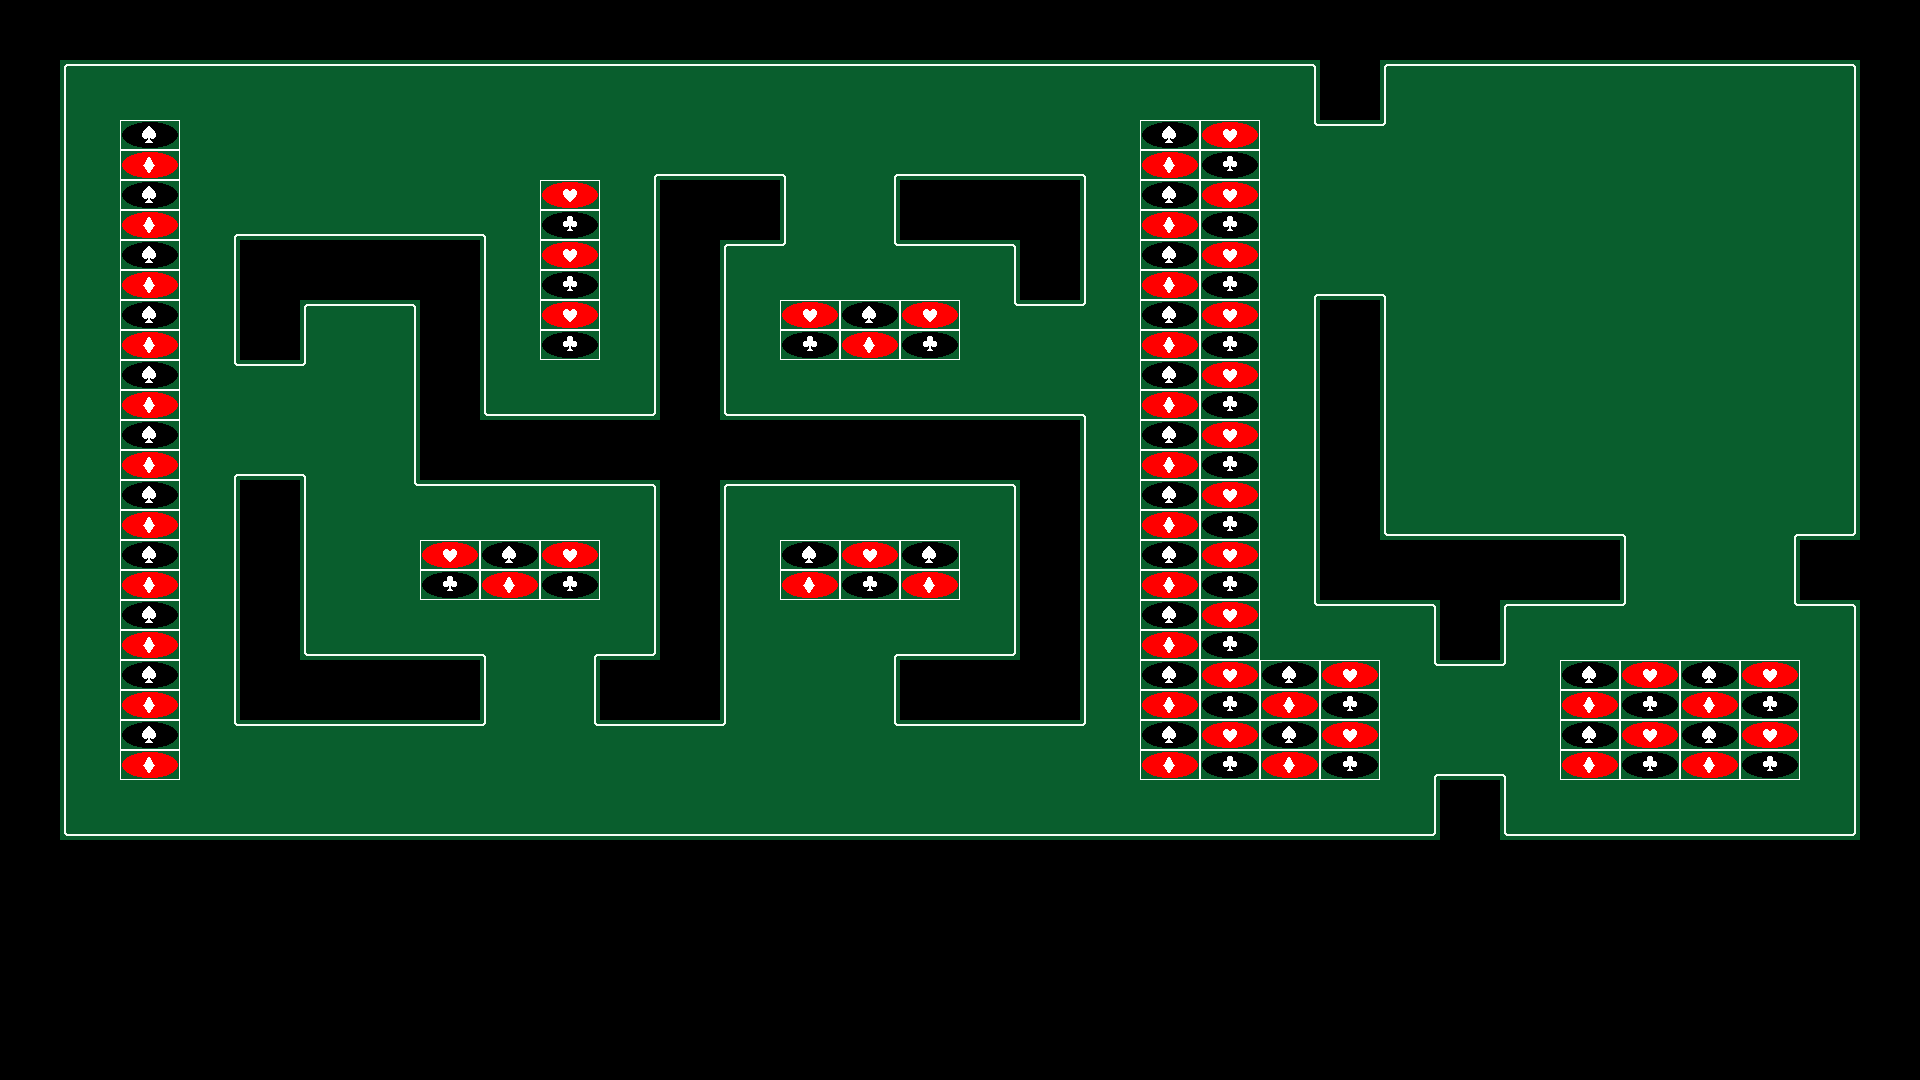

Rendered tile map (Tiled .tmx) drawn with the repository's tilesets; below, a short description and the full map source, tile grids included:
An orthogonal 32x18 tile map with 60x60 px tiles, 2 tile layers (background, main), 1 hidden layer not drawn, 2 tilesets and 30 objects (10x moneybag, 9x luckybox, 6x diamond, 4x spawn, roulette).

<map version="1.0" orientation="orthogonal" renderorder="right-down" width="32" height="18" tilewidth="60" tileheight="60" nextobjectid="64">
 <tileset firstgid="1" source="untitled.tsx" />
 <tileset firstgid="257" source="untitled2.tsx" />
 <layer name="background" width="32" height="18">
  <data encoding="csv">
0,0,0,0,0,0,0,0,0,0,0,0,0,0,0,0,0,0,0,0,0,0,0,0,0,0,0,0,0,0,0,0,
0,17,18,18,18,18,18,18,18,18,18,18,18,18,18,18,18,18,18,18,18,19,0,17,18,18,18,18,18,18,19,0,
0,33,66,34,34,34,34,34,34,34,20,50,50,21,20,50,50,50,21,66,67,36,18,37,34,34,34,34,34,34,35,0,
0,33,66,20,50,50,50,50,21,67,35,0,0,33,35,0,0,0,33,66,67,34,34,34,34,34,34,34,34,34,35,0,
0,33,66,35,0,0,0,0,33,67,35,0,17,37,36,18,19,0,33,66,67,20,50,21,34,34,34,34,34,34,35,0,
0,33,66,35,0,17,19,0,33,67,35,0,33,67,66,67,36,18,37,66,67,35,0,33,34,34,34,34,34,34,35,0,
0,33,66,36,18,37,35,0,49,50,51,0,49,50,50,50,50,50,21,66,67,35,0,33,34,34,34,34,34,34,35,0,
0,33,66,20,50,21,35,0,0,0,0,0,0,0,0,0,0,0,33,66,67,35,0,33,34,34,34,34,34,34,35,0,
0,33,66,35,0,33,36,18,18,18,19,0,17,18,18,18,19,0,33,66,67,35,0,49,50,50,50,21,34,20,51,0,
0,33,66,35,0,33,34,67,66,67,35,0,33,66,67,66,35,0,33,66,67,35,0,0,0,0,0,33,34,35,0,0,
0,33,66,35,0,49,50,50,21,20,51,0,33,34,20,50,51,0,33,66,67,36,18,19,0,17,18,37,34,36,19,0,
0,33,66,35,0,0,0,0,33,35,0,0,33,34,35,0,0,0,33,66,67,66,67,36,18,37,66,67,66,67,35,0,
0,33,66,36,18,18,18,18,37,36,18,18,37,34,36,18,18,18,37,66,67,66,67,20,50,21,66,67,66,67,35,0,
0,49,50,50,50,50,50,50,50,50,50,50,50,50,50,50,50,50,50,50,50,50,50,51,0,49,50,50,50,50,51,0,
0,0,0,0,0,0,0,0,0,0,0,0,0,0,0,0,0,0,0,0,0,0,0,0,0,0,0,0,0,0,0,0,
0,0,0,0,0,0,0,0,0,0,0,0,0,0,0,0,0,0,0,0,0,0,0,0,0,0,0,0,0,0,0,0,
0,0,0,0,0,0,0,0,0,0,0,0,0,0,0,0,0,0,0,0,0,0,0,0,0,0,0,0,0,0,0,0,
0,0,0,0,0,0,0,0,0,0,0,0,0,0,0,0,0,0,0,0,0,0,0,0,0,0,0,0,0,0,0,0
</data>
 </layer>
 <layer name="extras" width="32" height="18" visible="0">
  <data encoding="csv">
0,0,0,0,0,0,0,0,0,0,0,0,0,0,0,0,0,0,0,0,0,0,0,0,0,0,0,0,0,0,0,0,
0,0,0,0,0,0,0,0,0,0,0,0,0,0,0,0,0,0,0,0,0,0,0,0,0,0,0,0,0,0,0,0,
0,0,0,283,0,0,0,0,0,0,283,0,0,0,0,0,0,0,0,0,0,0,0,0,0,0,267,0,266,0,0,0,
0,0,0,0,0,0,0,283,282,266,0,0,0,0,0,0,0,0,0,0,0,0,0,0,0,282,283,0,0,0,0,0,
0,0,266,0,0,0,0,0,0,283,0,0,0,0,0,0,0,0,0,0,0,0,0,0,0,0,0,0,0,0,0,0,
0,0,282,0,0,0,0,0,267,0,0,0,0,0,0,0,0,0,0,0,0,0,0,0,0,0,0,0,0,0,0,0,
0,0,0,267,0,0,0,266,0,283,0,0,0,0,0,0,0,0,0,0,0,0,0,0,0,0,0,0,0,0,0,0,
0,0,0,283,0,0,0,0,0,0,0,0,0,0,0,0,0,0,0,0,0,267,283,0,0,0,0,283,267,0,0,0,
0,0,0,0,0,0,0,0,0,0,0,0,0,0,0,0,0,0,0,0,0,266,0,0,0,0,0,0,0,283,0,0,
0,0,0,0,0,0,0,0,0,0,0,0,0,0,0,0,0,0,0,0,0,0,0,0,0,0,0,266,282,0,0,0,
0,0,0,0,0,0,0,0,0,0,0,0,283,0,0,0,0,0,0,0,0,0,0,0,0,0,0,0,283,282,0,0,
0,0,0,267,283,266,0,0,0,0,0,0,267,0,0,0,0,0,0,0,0,0,0,0,0,0,0,0,0,0,0,0,
0,0,0,0,282,0,0,283,0,0,0,266,0,0,0,0,283,0,0,0,282,0,0,266,0,0,0,283,0,0,0,0,
0,0,0,0,0,0,0,0,0,0,0,0,0,0,0,0,0,0,0,0,0,0,0,0,0,0,0,0,0,0,0,0,
0,0,0,0,0,0,0,0,0,0,0,0,0,0,0,0,0,0,0,0,0,0,0,0,0,0,0,0,0,0,0,0,
0,0,0,0,0,0,0,0,0,0,0,0,0,0,0,0,0,0,0,0,0,0,0,0,0,0,0,0,0,0,0,0,
0,0,0,0,0,0,0,0,0,0,0,0,0,0,0,0,0,0,0,0,0,0,0,0,0,0,0,0,0,0,0,0,
0,0,0,0,0,0,0,0,0,0,0,0,0,0,0,0,0,0,0,0,0,0,0,0,0,0,0,0,0,0,0,0
</data>
 </layer>
 <layer name="main" width="32" height="18">
  <data encoding="csv">
1,1,1,1,1,1,1,1,1,1,1,1,1,1,1,1,1,1,1,1,1,1,1,1,1,1,1,1,1,1,1,1,
1,0,0,0,0,0,0,0,0,0,0,0,0,0,0,0,0,0,0,0,0,0,1,0,0,0,0,0,0,0,0,1,
1,0,0,0,0,0,0,0,0,0,0,0,0,0,0,0,0,0,0,0,0,0,0,0,0,0,0,0,0,0,0,1,
1,0,0,0,0,0,0,0,0,0,0,1,1,0,0,1,1,1,0,0,0,0,0,0,0,0,0,0,0,0,0,1,
1,0,0,0,1,1,1,1,0,0,0,1,0,0,0,0,0,1,0,0,0,0,0,0,0,0,0,0,0,0,0,1,
1,0,0,0,1,0,0,1,0,0,0,1,0,0,0,0,0,0,0,0,0,0,1,0,0,0,0,0,0,0,0,1,
1,0,0,0,0,0,0,1,0,0,0,1,0,0,0,0,0,0,0,0,0,0,1,0,0,0,0,0,0,0,0,1,
1,0,0,0,0,0,0,1,1,1,1,1,1,1,1,1,1,1,0,0,0,0,1,0,0,0,0,0,0,0,0,1,
1,0,0,0,1,0,0,0,0,0,0,1,0,0,0,0,0,1,0,0,0,0,1,0,0,0,0,0,0,0,0,1,
1,0,0,0,1,0,0,0,0,0,0,1,0,0,0,0,0,1,0,0,0,0,1,1,1,1,1,0,0,0,1,1,
1,0,0,0,1,0,0,0,0,0,0,1,0,0,0,0,0,1,0,0,0,0,0,0,1,0,0,0,0,0,0,1,
1,0,0,0,1,1,1,1,0,0,1,1,0,0,0,1,1,1,0,0,0,0,0,0,0,0,0,0,0,0,0,1,
1,0,0,0,0,0,0,0,0,0,0,0,0,0,0,0,0,0,0,0,0,0,0,0,0,0,0,0,0,0,0,1,
1,0,0,0,0,0,0,0,0,0,0,0,0,0,0,0,0,0,0,0,0,0,0,0,1,0,0,0,0,0,0,1,
1,1,1,1,1,1,1,1,1,1,1,1,1,1,1,1,1,1,1,1,1,1,1,1,1,1,1,1,1,1,1,1,
1,1,1,1,1,1,1,1,1,1,1,1,1,1,1,1,1,1,1,1,1,1,1,1,1,1,1,1,1,1,1,1,
1,1,1,1,1,1,1,1,1,1,1,1,1,1,1,1,1,1,1,1,1,1,1,1,1,1,1,1,1,1,1,1,
1,1,1,1,1,1,1,1,1,1,1,1,1,1,1,1,1,1,1,1,1,1,1,1,1,1,1,1,1,1,1,1
</data>
 </layer>
 <objectgroup name="objects">
  <object id="20" type="luckybox" gid="275" x="510" y="720" width="60" height="60" />
  <object id="21" type="luckybox" gid="275" x="780" y="720" width="60" height="60" />
  <object id="24" type="luckybox" gid="275" x="240" y="450" width="60" height="60" />
  <object id="25" type="spawn" x="735" y="345" width="60" height="60">
   <ellipse />
  </object>
  <object id="26" type="luckybox" gid="275" x="1440" y="750" width="60" height="60" />
  <object id="27" type="roulette" x="1470" y="150" width="300" height="300">
   <ellipse />
  </object>
  <object id="34" type="luckybox" gid="275" x="810" y="240" width="60" height="60" />
  <object id="35" type="luckybox" gid="275" x="1320" y="240" width="60" height="60" />
  <object id="36" type="luckybox" gid="275" x="1680" y="600" width="60" height="60" />
  <object id="37" type="spawn" x="585" y="345" width="60" height="60">
   <ellipse />
  </object>
  <object id="38" type="spawn" x="585" y="495" width="60" height="60">
   <ellipse />
  </object>
  <object id="39" type="spawn" x="735" y="495" width="60" height="60">
   <ellipse />
  </object>
  <object id="40" type="moneybag" gid="292" x="1395" y="525" width="60" height="60" />
  <object id="41" type="moneybag" gid="292" x="420" y="225" width="60" height="60" />
  <object id="42" type="moneybag" gid="292" x="75" y="825" width="60" height="60" />
  <object id="43" type="moneybag" gid="292" x="75" y="135" width="60" height="60" />
  <object id="44" type="moneybag" gid="292" x="945" y="315" width="60" height="60" />
  <object id="45" type="moneybag" gid="292" x="1785" y="135" width="60" height="60" />
  <object id="48" type="moneybag" gid="292" x="945" y="555" width="60" height="60" />
  <object id="51" type="diamond" gid="307" x="885" y="405" width="60" height="60" />
  <object id="52" type="diamond" gid="307" x="1395" y="135" width="60" height="60" />
  <object id="55" type="diamond" gid="307" x="945" y="645" width="60" height="60" />
  <object id="56" type="diamond" gid="307" x="1785" y="525" width="60" height="60" />
  <object id="57" type="moneybag" gid="292" x="315" y="645" width="60" height="60" />
  <object id="58" type="moneybag" gid="292" x="1785" y="825" width="60" height="60" />
  <object id="59" type="luckybox" gid="275" x="540" y="150" width="60" height="60" />
  <object id="60" type="diamond" gid="307" x="330" y="375" width="60" height="60" />
  <object id="61" type="diamond" gid="307" x="495" y="405" width="60" height="60" />
  <object id="62" type="moneybag" gid="292" x="1095" y="690" width="60" height="60" />
  <object id="63" type="luckybox" gid="275" x="1170" y="480" width="60" height="60" />
 </objectgroup>
</map>
